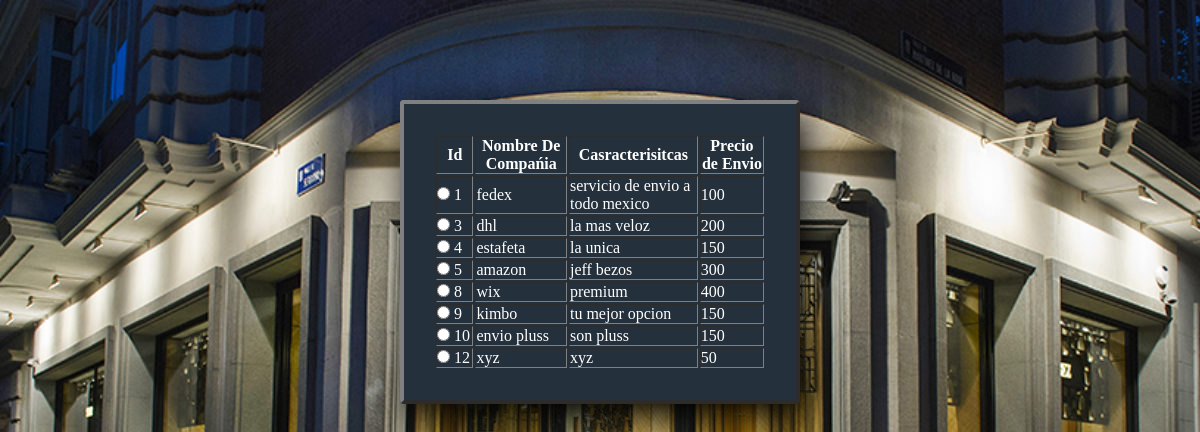
The app's page /suarezAdmin/conexion/modificarServicio.php with its own data.
### tables this page shows
CREATE TABLE IF NOT EXISTS `envio` (
  `idenvio` int NOT NULL AUTO_INCREMENT,
  `compania` varchar(45) DEFAULT NULL,
  `caracteristica` varchar(45) DEFAULT NULL,
  `precio` float DEFAULT NULL,
  PRIMARY KEY (`idenvio`)
);

### suarezAdmin/conexion/DAOevios.php (called while the page is built, shortened)
<?php
	 include_once "conexion.php";
    include_once "envios.php";
    class DAOenvios
    {
		public function listarServicios()
		{
			$mysql = new MysqlConector();
			$consulta = "SELECT * FROM envio";
			$mysql->conectar();
			$registros = $mysql->ejecutarConsulta($consulta);
	    	$cont = 0;
	    	while ($registro = mysqli_fetch_array($registros)) {
	    		$mServicio = new Envios();
	    		$mServicio->ponerID($registro['idenvio']);
	    		$mServicio->ponerCompania($registro['compania']);
	    		$mServicio->ponerCaracteristica($registro['caracteristica']);
	    		$mServicio->ponerPrecio($registro['precio']);
	    		$this->usuarios[$cont] = $mServicio;
	    		$cont++;
	    	}
	   		 return $this->usuarios;
		}
    }
?>

### suarezAdmin/conexion/conexion.php (called while the page is built, shortened)
<?php
    class MysqlConector {
	private $servidor;
	private $usuario;
	private $clave;
	private $bd;
	var $conexion;
	function __construct(){
	    $this->servidor = "localhost";
	    $this->usuario = "root";
	    $this->clave = "";
	    $this->bd = "suarezbd";
	}
	public function conectar(){
	    $this->conexion = mysqli_connect($this->servidor, $this->usuario, $this->clave, $this->bd);
	}
	public function ejecutarConsulta($consulta){
	    $resultado = mysqli_query($this->conexion, $consulta) or die (mysqli_error($this->conexion));
	    return $resultado;
	}
	public function desconectar(){
	    $this->conexion = null;
	}
    }
?>

### suarezAdmin/conexion/envios.php (called while the page is built)
<?php
class Envios
{
	private $id;
	private $compania;
	private $caracteristica;
	private $precio;
	function __construct()
	{
		$this->id = 0;
		$this->compania = null;
		$this->caracteristica = null;
		$this->precio = 0;
	}
	public function obtenerID()
	{
		return $this->id;
	}
	public function ponerID($nuevoId)
	{
		$this->id = $nuevoId;
	}
	public function obtenerCompania()
	{
		return $this->compania;
	}
	public function ponerCompania($nuevaCompania)
	{
		$this->compania = $nuevaCompania;
	}
	public function obtenerCaracteristica()
	{
		return $this->caracteristica;
	}
	public function ponerCaracteristica($nuevaCaracteristica)
	{
		$this->caracteristica = $nuevaCaracteristica;
	}
	public function obtenerPrecio()
	{
		return $this->precio;
	}
	public function ponerPrecio($nuevoPrecio)
	{
		$this->precio = $nuevoPrecio;
	}
}
?>

### suarezAdmin/conexion/modificarServicio.php (the view, shortened to what this page needs)
<!DOCTYPE html>
<HTML lang="en">
    <HEAD>
		<link rel="stylesheet" type="text/css" href="forms.css">
    </head>
    <BODY>
	<?php
	include_once "DAOevios.php";
	include_once "envios.php";
	if(!isset($_GET['id'])){
	    $daoEnvios = new DAOenvios();
	    $servicios = $daoEnvios->listarServicios();
	    ?>
	<FORM method='GET' action='modificarServicio.php' name="modificarServicio" onsubmit="return ValidarEnvio2();">
		<?php
	    echo "<TABLE class='registro' border='4'>";
	    	?>
			<tr>
				<th>Id</th>
				<th>Nombre De Compa&nacute;ia</th>
				<th>Casracterisitcas</th>
				<th>Precio de Envio</th>
			</tr>
		<?php
	    for($i=0; $i < count($servicios); $i++){
		$c = $servicios[$i];
		echo "<TR>";
		echo "<TD><INPUT type='radio' onclick='mostrar();' name='id' value='".$c->obtenerID()."'> ".$c->obtenerID()."</td>
			<TD>".
				$c->obtenerCompania()."
			</td>
			<TD>
				".$c->obtenerCaracteristica()."
			</td>
			<TD>
				".$c->obtenerPrecio()."
			</td>";
		echo "</tr>";
	    }
	    echo "</table>";
		?>
	<?php
	echo "</form>";
	}
	?>
    </body>
</html>

### suarezAdmin/conexion/forms.css (style rules this page uses)
* { margin: 0; padding: 0; box-sizing: border-box; }
body { background-image: url(wall/back.jpg); }
.registro { width: 400px; background: #24303c; padding: 30px; margin: auto; margin-top: 100px; border-radius: 4px; font-family: 'calibri'; color: white; box-shadow: 7px 13px 37px #000; }
.registro td { width: 1000px; height: auto; }

### records on screen
envio: idenvio "1", compania "fedex", caracteristica "servicio de envio a todo mexico", precio "100"
envio: idenvio "3", compania "dhl", caracteristica "la mas veloz", precio "200"
envio: idenvio "4", compania "estafeta", caracteristica "la unica", precio "150"
envio: idenvio "5", compania "amazon", caracteristica "jeff bezos", precio "300"
envio: idenvio "8", compania "wix", caracteristica "premium", precio "400"
envio: idenvio "9", compania "kimbo", caracteristica "tu mejor opcion", precio "150"
envio: idenvio "10", compania "envio pluss", caracteristica "son pluss", precio "150"
envio: idenvio "12", compania "xyz", caracteristica "xyz", precio "50"
